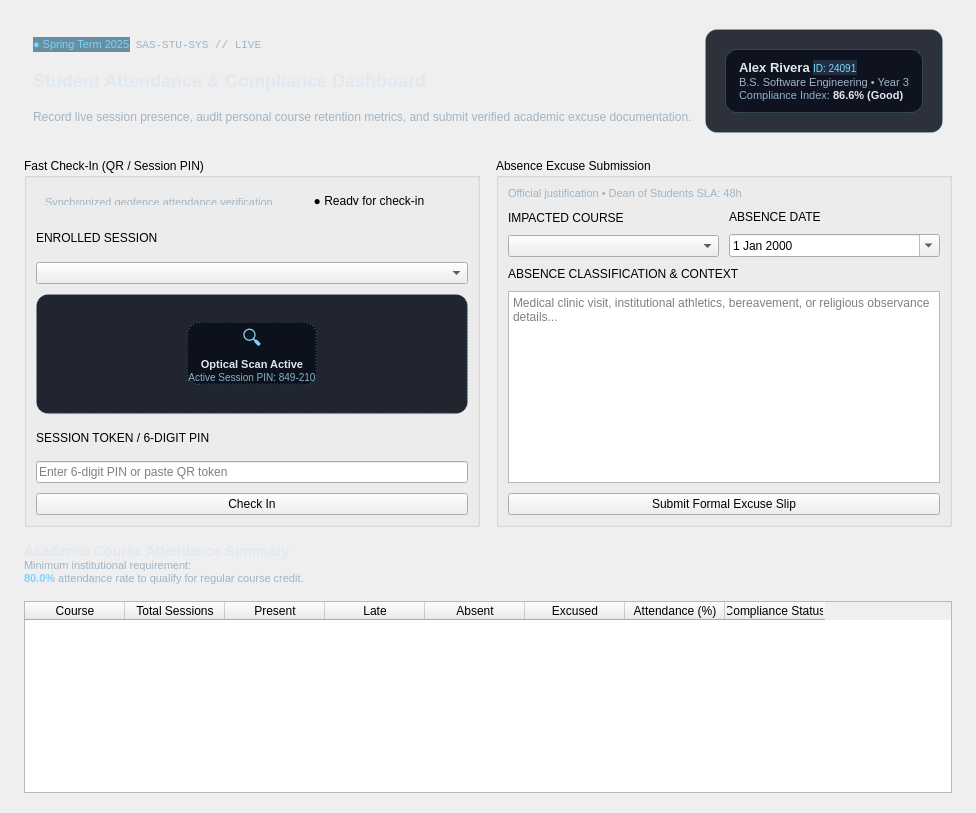
        <widget class="QWidget" name="page_student">
         <layout class="QVBoxLayout" name="studentVLayout">
          <property name="leftMargin">
           <number>24</number>
          </property>
          <property name="rightMargin">
           <number>24</number>
          </property>
          <property name="topMargin">
           <number>20</number>
          </property>
          <property name="bottomMargin">
           <number>20</number>
          </property>
          <property name="spacing">
           <number>16</number>
          </property>

          <!-- Top Banner Card -->
          <item>
           <widget class="QFrame" name="frame_student_banner">
            <layout class="QHBoxLayout" name="studentBannerLayout">
             <item>
              <layout class="QVBoxLayout" name="stuTitleLayout">
               <item>
                <widget class="QLabel" name="lbl_stu_meta">
                 <property name="text">
                  <string>&lt;span style=&quot;background:rgba(14,77,110,0.6); color:#7dd3fc; padding:2px 8px; border-radius:10px; font-size:11px;&quot;&gt;● Spring Term 2025&lt;/span&gt;&amp;nbsp;&amp;nbsp;&lt;span style=&quot;font-size:11px; color:#a0b4c4; font-family:monospace;&quot;&gt;SAS-STU-SYS // LIVE&lt;/span&gt;</string>
                 </property>
                </widget>
               </item>
               <item>
                <widget class="QLabel" name="lbl_stu_title">
                 <property name="text">
                  <string>&lt;h2 style=&quot;margin:4px 0; color:#e0e8f0;&quot;&gt;Student Attendance &amp;amp; Compliance Dashboard&lt;/h2&gt;</string>
                 </property>
                </widget>
               </item>
               <item>
                <widget class="QLabel" name="lbl_stu_desc">
                 <property name="text">
                  <string>&lt;span style=&quot;color:#a0b4c4; font-size:12px;&quot;&gt;Record live session presence, audit personal course retention metrics, and submit verified academic excuse documentation.&lt;/span&gt;</string>
                 </property>
                </widget>
               </item>
              </layout>
             </item>
             <item>
              <spacer name="stuBannerSpacer">
               <property name="orientation">
                <enum>Qt::Horizontal</enum>
               </property>
              </spacer>
             </item>
             <item>
              <widget class="QFrame" name="frame_student_profile">
               <property name="styleSheet">
                <string>background-color: rgba(10, 14, 26, 0.85); border: 1px solid rgba(125, 211, 252, 0.2); border-radius: 12px; padding: 10px;</string>
               </property>
               <layout class="QVBoxLayout" name="stuProfLayout">
                <item>
                 <widget class="QLabel" name="lbl_stu_profile">
                  <property name="text">
                   <string>&lt;b style=&quot;font-size:13px; color:#e0e8f0;&quot;&gt;Alex Rivera&lt;/b&gt;&amp;nbsp;&lt;span style=&quot;background:rgba(125,211,252,0.15); color:#7dd3fc; padding:1px 6px; border-radius:8px; font-size:10px;&quot;&gt;ID: 24091&lt;/span&gt;&lt;br/&gt;&lt;span style=&quot;font-size:11px; color:#a0b4c4;&quot;&gt;B.S. Software Engineering • Year 3&lt;/span&gt;&lt;br/&gt;&lt;span style=&quot;font-size:11px; color:#88b4cc;&quot;&gt;Compliance Index: &lt;b style=&quot;color:#e0e8f0;&quot;&gt;86.6% (Good)&lt;/b&gt;&lt;/span&gt;</string>
                  </property>
                 </widget>
                </item>
               </layout>
              </widget>
             </item>
            </layout>
           </widget>
          </item>

          <!-- Fast Check-in & Excuse Submission Split -->
          <item>
           <layout class="QHBoxLayout" name="studentPanelsRow">
            <property name="spacing">
             <number>16</number>
            </property>

            <!-- Check-in Box -->
            <item>
             <widget class="QGroupBox" name="grp_checkin">
              <property name="title">
               <string>Fast Check-In (QR / Session PIN)</string>
              </property>
              <layout class="QVBoxLayout" name="checkinLayout">
               <property name="spacing">
                <number>10</number>
               </property>
               <item>
                <widget class="QLabel" name="lbl_chk_status_bar">
                 <layout class="QHBoxLayout" name="statusWrap">
                  <item>
                   <widget class="QLabel" name="lbl_chk_header">
                    <property name="text">
                     <string>&lt;span style=&quot;font-size:11px; color:#a0b4c4;&quot;&gt;Synchronized geofence attendance verification&lt;/span&gt;</string>
                    </property>
                   </widget>
                  </item>
                  <item>
                   <widget class="QLabel" name="lbl_checkin_status">
                    <property name="text">
                     <string>● Ready for check-in</string>
                    </property>
                    <property name="alignment">
                     <set>Qt::AlignCenter</set>
                    </property>
                   </widget>
                  </item>
                 </layout>
                </widget>
               </item>
               <item>
                <widget class="QLabel" name="lbl_stu_course">
                 <property name="text">
                  <string>ENROLLED SESSION</string>
                 </property>
                </widget>
               </item>
               <item>
                <widget class="QComboBox" name="combo_student_courses"/>
               </item>

               <!-- Optical Viewfinder Box -->
               <item>
                <widget class="QFrame" name="frame_viewfinder">
                 <property name="minimumSize">
                  <size>
                   <width>0</width>
                   <height>120</height>
                  </size>
                 </property>
                 <property name="styleSheet">
                  <string>background-color: rgba(10, 14, 26, 0.9); border: 1px dashed rgba(125, 211, 252, 0.35); border-radius: 12px;</string>
                 </property>
                 <layout class="QVBoxLayout" name="vfLayout">
                  <item alignment="Qt::AlignCenter">
                   <widget class="QLabel" name="lbl_vf_text">
                    <property name="text">
                     <string>&lt;html&gt;&lt;head/&gt;&lt;body align=&quot;center&quot;&gt;&lt;span style=&quot;font-size:20px; color:#7dd3fc;&quot;&gt;🔍&lt;/span&gt;&lt;br/&gt;&lt;b style=&quot;color:#e0e8f0; font-size:11px;&quot;&gt;Optical Scan Active&lt;/b&gt;&lt;br/&gt;&lt;span style=&quot;font-size:10px; color:#88b4cc;&quot;&gt;Active Session PIN: 849-210&lt;/span&gt;&lt;/body&gt;&lt;/html&gt;</string>
                    </property>
                    <property name="alignment">
                     <set>Qt::AlignCenter</set>
                    </property>
                   </widget>
                  </item>
                 </layout>
                </widget>
               </item>

               <item>
                <widget class="QLabel" name="lbl_stu_token">
                 <property name="text">
                  <string>SESSION TOKEN / 6-DIGIT PIN</string>
                 </property>
                </widget>
               </item>
               <item>
                <widget class="QLineEdit" name="txt_qr_code">
                 <property name="placeholderText">
                  <string>Enter 6-digit PIN or paste QR token</string>
                 </property>
                </widget>
               </item>
               <item>
                <widget class="QPushButton" name="btn_submit_attendance">
                 <property name="text">
                  <string>Check In</string>
                 </property>
                </widget>
               </item>
              </layout>
             </widget>
            </item>

            <!-- Excuse Box -->
            <item>
             <widget class="QGroupBox" name="grp_excuse">
              <property name="title">
               <string>Absence Excuse Submission</string>
              </property>
              <layout class="QVBoxLayout" name="excuseLayout">
               <property name="spacing">
                <number>10</number>
               </property>
               <item>
                <widget class="QLabel" name="lbl_exc_sla">
                 <property name="text">
                  <string>&lt;span style=&quot;font-size:11px; color:#a0b4c4;&quot;&gt;Official justification • Dean of Students SLA: 48h&lt;/span&gt;</string>
                 </property>
                </widget>
               </item>
               <item>
                <layout class="QHBoxLayout" name="excCourseDateRow">
                 <item>
                  <layout class="QVBoxLayout" name="cWrap">
                   <item>
                    <widget class="QLabel" name="lbl_exc_c">
                     <property name="text">
                      <string>IMPACTED COURSE</string>
                     </property>
                    </widget>
                   </item>
                   <item>
                    <widget class="QComboBox" name="combo_excuse_course"/>
                   </item>
                  </layout>
                 </item>
                 <item>
                  <layout class="QVBoxLayout" name="dWrap">
                   <item>
                    <widget class="QLabel" name="lbl_exc_d">
                     <property name="text">
                      <string>ABSENCE DATE</string>
                     </property>
                    </widget>
                   </item>
                   <item>
                    <widget class="QDateEdit" name="date_excuse">
                     <property name="calendarPopup">
                      <bool>true</bool>
                     </property>
                    </widget>
                   </item>
                  </layout>
                 </item>
                </layout>
               </item>
               <item>
                <widget class="QLabel" name="lbl_exc_r">
                 <property name="text">
                  <string>ABSENCE CLASSIFICATION &amp; CONTEXT</string>
                 </property>
                </widget>
               </item>
               <item>
                <widget class="QTextEdit" name="txt_excuse_reason">
                 <property name="placeholderText">
                  <string>Medical clinic visit, institutional athletics, bereavement, or religious observance details...</string>
                 </property>
                </widget>
               </item>
               <item>
                <widget class="QPushButton" name="btn_submit_excuse">
                 <property name="text">
                  <string>Submit Formal Excuse Slip</string>
                 </property>
                </widget>
               </item>
              </layout>
             </widget>
            </item>

           </layout>
          </item>

          <!-- Statistics Table -->
          <item>
           <widget class="QLabel" name="lbl_stats_title">
            <property name="text">
             <string>&lt;h3 style=&quot;margin:0; color:#e0e8f0;&quot;&gt;Academic Course Attendance Summary&lt;/h3&gt;&lt;span style=&quot;font-size:11px; color:#a0b4c4;&quot;&gt;Minimum institutional requirement: &lt;b style=&quot;color:#7dd3fc;&quot;&gt;80.0%&lt;/b&gt; attendance rate to qualify for regular course credit.&lt;/span&gt;</string>
            </property>
           </widget>
          </item>
          <item>
           <widget class="QTableWidget" name="table_student_stats">
            <column>
             <property name="text">
              <string>Course</string>
             </property>
            </column>
            <column>
             <property name="text">
              <string>Total Sessions</string>
             </property>
            </column>
            <column>
             <property name="text">
              <string>Present</string>
             </property>
            </column>
            <column>
             <property name="text">
              <string>Late</string>
             </property>
            </column>
            <column>
             <property name="text">
              <string>Absent</string>
             </property>
            </column>
            <column>
             <property name="text">
              <string>Excused</string>
             </property>
            </column>
            <column>
             <property name="text">
              <string>Attendance (%)</string>
             </property>
            </column>
            <column>
             <property name="text">
              <string>Compliance Status</string>
             </property>
            </column>
           </widget>
          </item>
         </layout>
        </widget>
